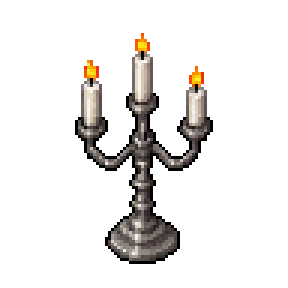
#> input picture tools/tavern/props_upper/src/candelabrum_a.png, 96 x 96 px, given in place of !Decoration2.png, which was not available (shown 3 times larger)
$ python make_props.py
#> lines starting #> are read from the running program, lines starting #| are printed output that depends on the picture; after the words box and inside, x2 and y2 are one past the last pixel; in counts of white or black regions, pixels touching at a corner belong together; pictures that were not available may be replaced by others from this repository, and a replacement may not be noted
# The upper floors' own props, in Winlu Interior's look, as RPG Maker character sheets (my own files only):
#   img/characters/!Tavern_Props_Upper.png        48x96 frames  (8 blocks x 3 patterns x 4 directions)
#   img/characters/!$Tavern_Props_Upper_Big.png   144x192 frames (one block: 3 patterns x 4 directions)
#   img/characters/!Tavern_Props_Upper_Doors.png  48x96 frames: the numbered room doors 1..24 (dir 2 closed .. 8 open)
# Sources: PixelLab Pro Flash images in src/ (generated at 2x on a Winlu style reference, see SOURCES.txt) and Winlu's
# own frames (candles, doors, banners). Finishing like Winlu: premultiplied downscale, alpha cut to 0/255, a hard 40 %
# black drop shadow for things standing on the floor, a 1 px dark outline where the downscale lost it.
#   python make_props.py            (writes the sheets, previews into out/, and docs/tawerna_nowa/rekwizyty_pietra.png)
import os, sys, json
from PIL import Image, ImageDraw, ImageFilter, ImageEnhance, ImageFont

HERE = os.path.dirname(os.path.abspath(__file__))
ROOT = os.path.abspath(os.path.join(HERE, "..", "..", ".."))
SRC = os.path.join(HERE, "src")
OUT = os.path.join(HERE, "out")
CHARS = os.path.join(ROOT, "img", "characters")
WINLU = os.path.join(ROOT, "img", "tilesets", "Winlu Fantasy Tileset - Interior", "Remaster")
DOCS = os.path.join(ROOT, "docs", "tawerna_nowa")
os.makedirs(OUT, exist_ok=True)

def src(name):
    return Image.open(os.path.join(SRC, name)).convert("RGBA")

def winlu_char(name, idx, d, p):
    im = Image.open(os.path.join(WINLU, "characters", name + ".png")).convert("RGBA")
    big = name.startswith("!$")
    pw, ph = (im.width // 3, im.height // 4) if big else (im.width // 12, im.height // 8)
    bx = 0 if big else (idx % 4) * 3; by = 0 if big else (idx // 4) * 4
    return im.crop(((bx + p) * pw, (by + d // 2 - 1) * ph, (bx + p + 1) * pw, (by + d // 2) * ph))

def downscale(im, scale):
    """premultiplied resize (no dark fringes), then Winlu's hard alpha"""
    bb = im.getbbox()
    im = im.crop(bb)
    w, h = max(1, round(im.width * scale)), max(1, round(im.height * scale))
    pm = im.convert("RGBa").resize((w, h), Image.LANCZOS).convert("RGBA")
    a = pm.getchannel("A").point(lambda v: 255 if v >= 110 else 0)
    pm.putalpha(a)
    return pm

def outline(im, color=(38, 28, 28, 255)):
    """close gaps in the dark outline: a transparent pixel next to an opaque one where the opaque one is light gets
    nothing; we only darken opaque edge pixels that are too light (keeps the shape, restores the rim)"""
    px = im.load()
    W, H = im.size
    out = im.copy(); po = out.load()
    for y in range(H):
        for x in range(W):
            r, g, b, a = px[x, y]
            if a == 0: continue
            edge = any(not (0 <= x + dx < W and 0 <= y + dy < H) or px[x + dx, y + dy][3] == 0
                       for dx, dy in ((1, 0), (-1, 0), (0, 1), (0, -1)))
            if edge and (r + g + b) / 3 > 70:
                po[x, y] = (int(r * 0.45), int(g * 0.42), int(b * 0.42), 255)
    return out

def with_shadow(im, dx=3, dy=2):
    """Winlu's floor shadow: the silhouette in 40 % black, moved right/down, behind the thing"""
    W, H = im.size
    out = Image.new("RGBA", (W + dx, H + dy), (0, 0, 0, 0))
    a = im.getchannel("A")
    sh = Image.new("RGBA", im.size, (0, 0, 0, 102)); sh.putalpha(a.point(lambda v: 102 if v else 0))
    out.alpha_composite(sh, (dx, dy))
    out.alpha_composite(im, (0, 0))
    return out

def place(frame, im, cx, base):
    """put `im` into `frame` with its horizontal centre at cx and its lowest row at y = base"""
    frame.alpha_composite(im, (int(round(cx - im.width / 2)), base - im.height))

# [16 lines left out: function recolor_fabric, not called in this run]

# ================================================================================================ the small sheet
def small_sheet():
    sheet = Image.new("RGBA", (576, 768), (0, 0, 0, 0))
#> sheet: PIL image 576x768 RGBA; every value is 0
    def put(idx, d, p, fr):
        bx = (idx % 4) * 3; by = (idx // 4) * 4
        sheet.alpha_composite(fr, ((bx + p) * 48, (by + d // 2 - 1) * 96))
    F = lambda: Image.new("RGBA", (48, 96), (0, 0, 0, 0))
    # ---- idx 0: candles that stand ON a surface (the event stands on the table-top cell; cell y = frame y - 48)
    for p in range(3):
        one = winlu_char("!Decoration2", 1, 2, p)            # a single lit candle, its foot at frame y 82
#> in winlu_char, im is the input picture: PIL image 96x96 RGBA; mean R, G, B, A 15, 13.2, 11.7, 35.2
        fr = F(); fr.alpha_composite(one, (0, 79 - 82))       # foot at frame 79 = cell y 31 (a bedside table's top)
#> after `fr = F()`: fr: PIL image 48x96 RGBA; every value is 0
        put(0, 2, p, fr)
        three = winlu_char("!Decoration2", 1, 6, p)          # three candles, foot at 65
        fr = F(); fr.alpha_composite(three, (0, 86 - 65))     # foot at frame 86 = cell y 38 (a round table's top)
        put(0, 4, p, fr)
    for p in range(2):                                        # a vase of flowers standing on a console table
        vase = winlu_char("!Decoration_static", 0, 2, p)      # its foot at frame y 55
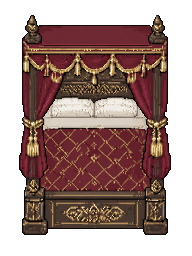
#> input picture tools/tavern/props_upper/src/canopy_a.png, 192 x 256 px, given in place of !Decoration_static.png, which was not available
#> in winlu_char, im is the input picture: PIL image 192x256 RGBA; mean R, G, B, A 67.6, 43.3, 38.3, 155.4
#> in winlu_char (call 7), `return im.crop(((bx + p) * pw, (by + d // 2 - 1) * ph, (bx + p + 1) * ..`: returned value: PIL image 16x32 RGBA; every value is 0
        fr = F(); fr.alpha_composite(vase, (0, 79 - 55))      # foot at cell y 31 (the console's top)
        put(0, 8, p, fr)
    cand = downscale(src("candelabrum_a.png"), 0.5)
#> in downscale, `bb = im.getbbox()`: bb = (25, 11, 71, 88)
#> in downscale, `a = pm.getchannel("A").point(lambda v: 255 if v >= 110 else 0)`:
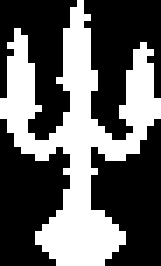
#> a: PIL image 23x38 L (shown 7 times larger); 38.4% white; 1 white region, box (x1, y1, x2, y2) and area: (0, 0, 23, 38) 336
    for p in range(3):
        fr = F()
        c = cand.copy()
        if p:                                                 # a little flicker: the flames brighter / dimmer
            px = c.load()
            for y in range(c.height // 3):
                for x in range(c.width):
                    r, g, b, a = px[x, y]
                    if a and r > 200 and g > 120:
                        k = 1.08 if p == 1 else 0.92
                        px[x, y] = (min(255, int(r * k)), min(255, int(g * k)), min(255, int(b * k)), a)
        place(fr, c, 24, 86)                                  # foot at cell y 38 (a long table's back row)
        put(0, 6, p, fr)
    # ---- idx 1: things standing on the floor / hanging on walls
    harp = with_shadow(outline(downscale(src("harp_a.png"), 0.5)))
#> call 2 of src, with name = 'harp_a.png'
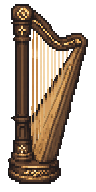
#> input picture tools/tavern/props_upper/src/harp_a.png, 96 x 192 px
#> in src, returned value is the input picture: PIL image 96x192 RGBA; mean R, G, B, A 53.3, 39.9, 27.8, 119.1
#> call 2 of downscale, with scale = 0.5
#> in downscale (call 2), `bb = im.getbbox()`: bb = (8, 4, 88, 184)
#> in downscale (call 2), `im = im.crop(bb)`:
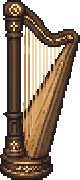
#> im: PIL image 80x180 RGBA; mean R, G, B, A 68.2, 51.1, 35.5, 152.5; transparent parts drawn white
#> in downscale (call 2), `a = pm.getchannel("A").point(lambda v: 255 if v >= 110 else 0)`: a: PIL image 40x90 L; 64.1% white; 15 black regions (9 under 20 px), largest, box (x1, y1, x2, y2) and area: (22, 22, 40, 90) 606, (11, 0, 40, 17) 329, (0, 0, 3, 77) 195, (11, 13, 14, 54) 47, (10, 18, 12, 55) 39, (15, 16, 16, 50) 34
#> in with_shadow, `W, H = im.size`: W = 40; H = 90
#> in with_shadow, `out = Image.new("RGBA", (W + dx, H + dy), (0, 0, 0, 0))`: out: PIL image 43x92 RGBA; every value is 0
    fr = F(); place(fr, harp, 24, 94); put(1, 2, 0, fr)
    cart = with_shadow(outline(downscale(src("cart_a.png"), 0.9)))
#> call 3 of src, with name = 'cart_a.png'
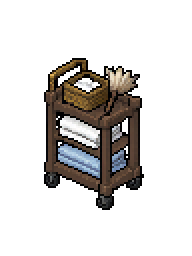
#> input picture tools/tavern/props_upper/src/cart_a.png, 96 x 128 px (shown 2 times larger)
#> in src, returned value is the input picture: PIL image 96x128 RGBA; mean R, G, B, A 20.2, 17.9, 16.1, 58.4
#> call 3 of downscale, with scale = 0.9
#> in downscale (call 3), `bb = im.getbbox()`: bb = (22, 29, 72, 105)
#> in downscale (call 3), `a = pm.getchannel("A").point(lambda v: 255 if v >= 110 else 0)`: a: PIL image 45x68 L; 73.9% white; 13 black regions (7 under 20 px), largest, box (x1, y1, x2, y2) and area: (0, 53, 26, 68) 267, (19, 0, 45, 52) 242, (30, 54, 45, 68) 140, (0, 0, 12, 15) 70, (6, 4, 16, 12) 28, (0, 20, 1, 46) 26
#> in downscale (call 3), `pm.putalpha(a)`:
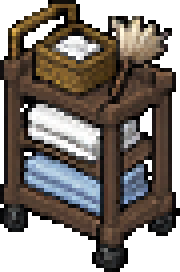
#> pm: PIL image 45x68 RGBA (shown 4 times larger); mean R, G, B, A 66.7, 59, 52.7, 188.3; transparent parts drawn white
#> in with_shadow (call 2), `out = Image.new("RGBA", (W + dx, H + dy), (0, 0, 0, 0))`: out: PIL image 48x70 RGBA; every value is 0
    fr = F(); place(fr, cart, 24, 92); put(1, 2, 1, fr)
    wash = with_shadow(outline(downscale(src("washstand_a.png"), 0.75)))
#> call 4 of src, with name = 'washstand_a.png'
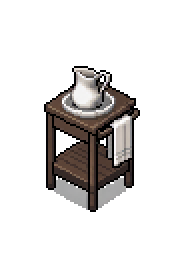
#> input picture tools/tavern/props_upper/src/washstand_a.png, 96 x 128 px (shown 2 times larger)
    fr = F(); place(fr, wash, 24, 92); put(1, 2, 2, fr)
    lug = src("luggage_a.png")
    trunk = with_shadow(outline(downscale(lug.crop((0, 0, 96, 96)), 0.56)))
    bag = with_shadow(outline(downscale(lug.crop((96, 0, 192, 96)), 0.56)))
    fr = F(); place(fr, trunk, 24, 88); put(1, 4, 0, fr)
    fr = F(); place(fr, bag, 24, 88); put(1, 4, 1, fr)
    # ---- idx 1 dir 4 p2 + dir 6: the Zaleski arms (red, a gold beast) - the Winlu wolf banner recoloured
    wolf = winlu_char("!Flags_banner_Inside", 0, 2, 2)
    # [21 lines left out: function zaleski, not called in this run]
    zb = zaleski(wolf)
    put(1, 6, 0, zb)
    put(1, 6, 1, zb.transpose(Image.FLIP_LEFT_RIGHT))
    Dsh = Image.open(os.path.join(WINLU, "tilesets", "Fantasy_Inside_D.png")).convert("RGBA")
    shape = Dsh.crop((3 * 48, 0, 4 * 48, 48))
    sb = shape.getbbox(); shape = shape.crop(sb)
    sh = Image.new("RGBA", shape.size, (0, 0, 0, 0)); spx = sh.load(); src_px = shape.load()
    for y in range(shape.height):
        for x in range(shape.width):
            r, g, b_, al = src_px[x, y]
            if al < 200: continue
            lum = (r + g + b_) / 3
            if lum < 45: spx[x, y] = (40, 16, 16, 255)                       # the rim
            else:
                t = min(1.0, max(0.0, (lum - 60) / 120.0)) * 0.35 + 0.55         # an even red, a little shading
                spx[x, y] = (int(90 + 110 * t), int(18 + 24 * t), int(24 + 22 * t), 255)
    for y in range(shape.height):                                            # a gold edge inside the dark rim
        for x in range(shape.width):
            if spx[x, y][3] and spx[x, y][0] > 60 and any(spx[x + dx, y + dy][0] == 40 for dx, dy in ((1, 0), (-1, 0), (0, 1), (0, -1))
                                                          if 0 <= x + dx < shape.width and 0 <= y + dy < shape.height):
                spx[x, y] = (206, 160, 64, 255)
    beast = zb.crop(zb.getbbox()).crop((8, 12, 40, 62))
    bm = Image.new("RGBA", beast.size, (0, 0, 0, 0)); bpx = bm.load(); zpx = beast.load()
    for y in range(beast.height):
        for x in range(beast.width):
            r, g, b_, al = zpx[x, y]
            if al and r > 110 and g > 70 and b_ < 110: bpx[x, y] = (r, g, b_, 255)
    bm = bm.crop(bm.getbbox() or (0, 0, 1, 1))
    k = min((sh.width - 10) / bm.width, (sh.height - 12) / bm.height)
    bm = bm.resize((max(1, int(bm.width * k)), max(1, int(bm.height * k))), Image.NEAREST)
    sh.alpha_composite(bm, ((sh.width - bm.width) // 2, 4))
    fr = F(); place(fr, sh, 24, 64); put(1, 4, 2, fr)
    put(2, 2, 0, bell_frame())
    unlit = winlu_char("!Decoration2", 2, 2, 0)                # an unlit candle (TavernLife lights it when the room is rented)
    fr = F(); fr.alpha_composite(unlit, (0, 79 - 82)); put(2, 4, 0, fr)
    sheet.save(os.path.join(CHARS, "!Tavern_Props_Upper.png"))
    return sheet


# [62 lines left out: functions bell_frame, big_sheet, not called in this run]

# ================================================================================================ numbered doors
DIGITS = {  # 3x5 pixel digits
    "0": ["111", "101", "101", "101", "111"], "1": ["010", "110", "010", "010", "111"], "2": ["111", "001", "111", "100", "111"],
    "3": ["111", "001", "011", "001", "111"], "4": ["101", "101", "111", "001", "001"], "5": ["111", "100", "111", "001", "111"],
    "6": ["111", "100", "111", "101", "111"], "7": ["111", "001", "010", "010", "010"], "8": ["111", "101", "111", "101", "111"],
    "9": ["111", "101", "111", "001", "111"]}

# [27 lines left out: functions plaque, hanger, not called in this run]

DND = {6, 20}       # rooms whose door (seen from a corridor) carries the "Nie przeszkadzać" card

# [103 lines left out: functions doors_sheet, gate_sheet, preview, not called in this run]

if __name__ == "__main__":
#> (the run stopped early here; a loop or call above may not have finished)
